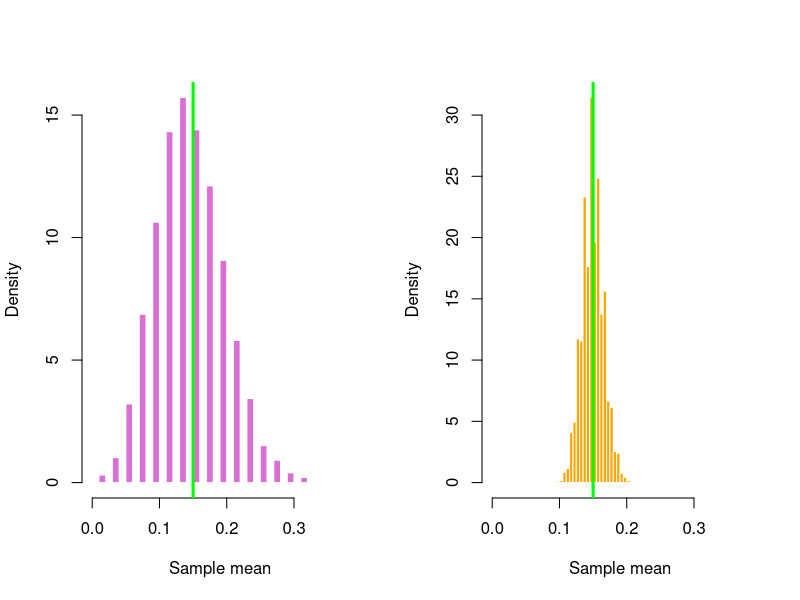

Write R code to recreate this figure.
pdf("images/chapter_4/CLTbinom.pdf", width=8, height=5)
par(mfrow=c(1, 2))

#label===clt-binom-sim
n <- 50
allMeans <- rep(0, 10000)
for (i in 1:10000) {
  samp <- rbinom(n, 1, 0.15)
  allMeans[i] <- mean(samp)
}
m <- min(allMeans)
M <- max(allMeans)
hist(allMeans, freq = F, breaks=40, xlim=c(m, M), main="", xlab="Sample mean", border="white", col="orchid")
abline(v=0.15, lwd=3, col="green")
#===end

# Repeat, this time with a larger sample size:
# 10000 iterations - show the distribution of the sample means:
n <- 500
allMeans <- rep(0, 10000)
for (i in 1:10000) {
  samp <- rbinom(n, 1, 0.15)
  allMeans[i] <- mean(samp)
}
hist(allMeans, freq = F, breaks=40, xlim=c(m, M), main="", xlab="Sample mean", border="white", col="orange")
abline(v=0.15, lwd=3, col="green")

par(mfrow=c(1, 1))
dev.off()
